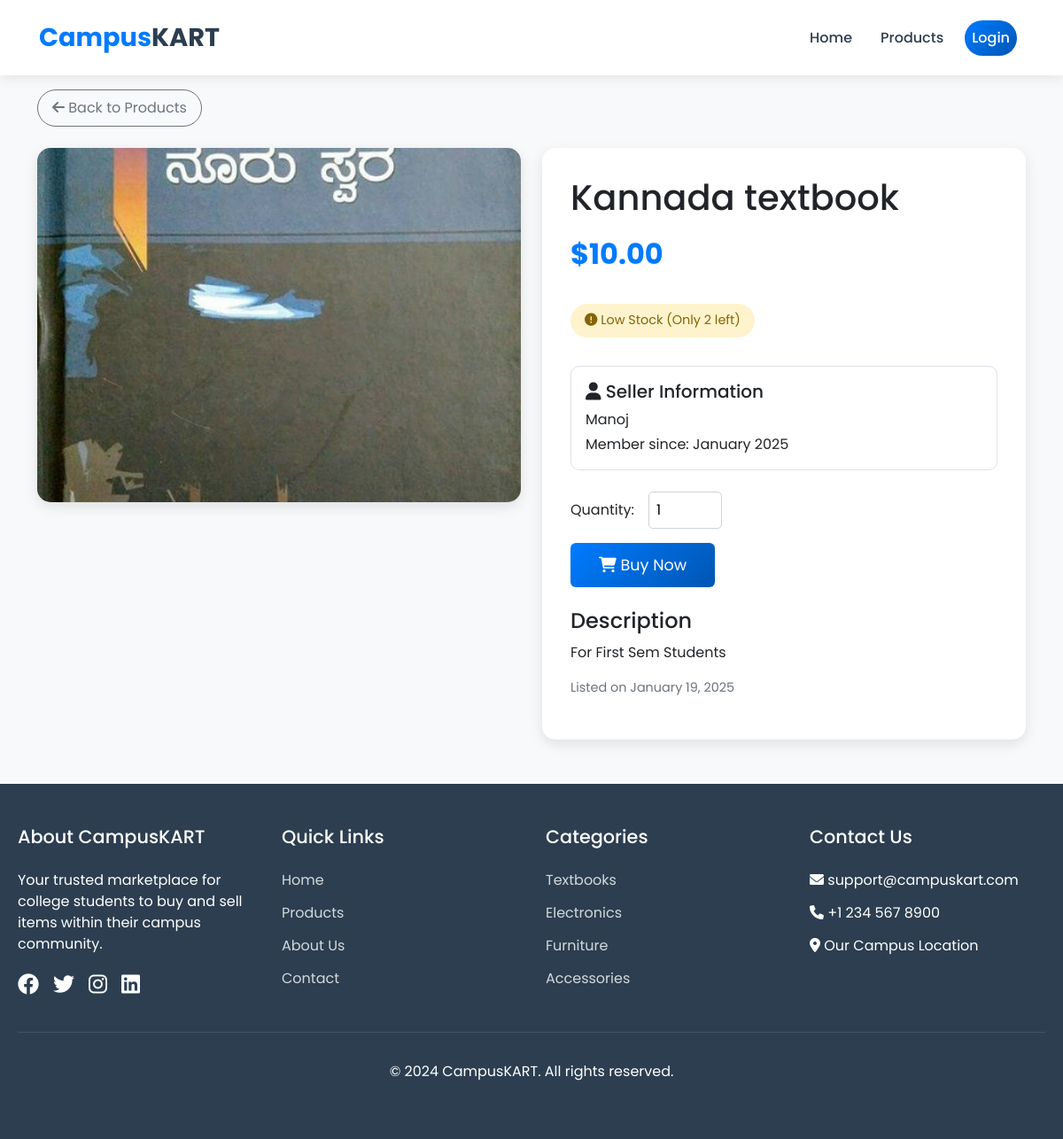
/accounts/product/3/, run on an earlier commit of the app's database.
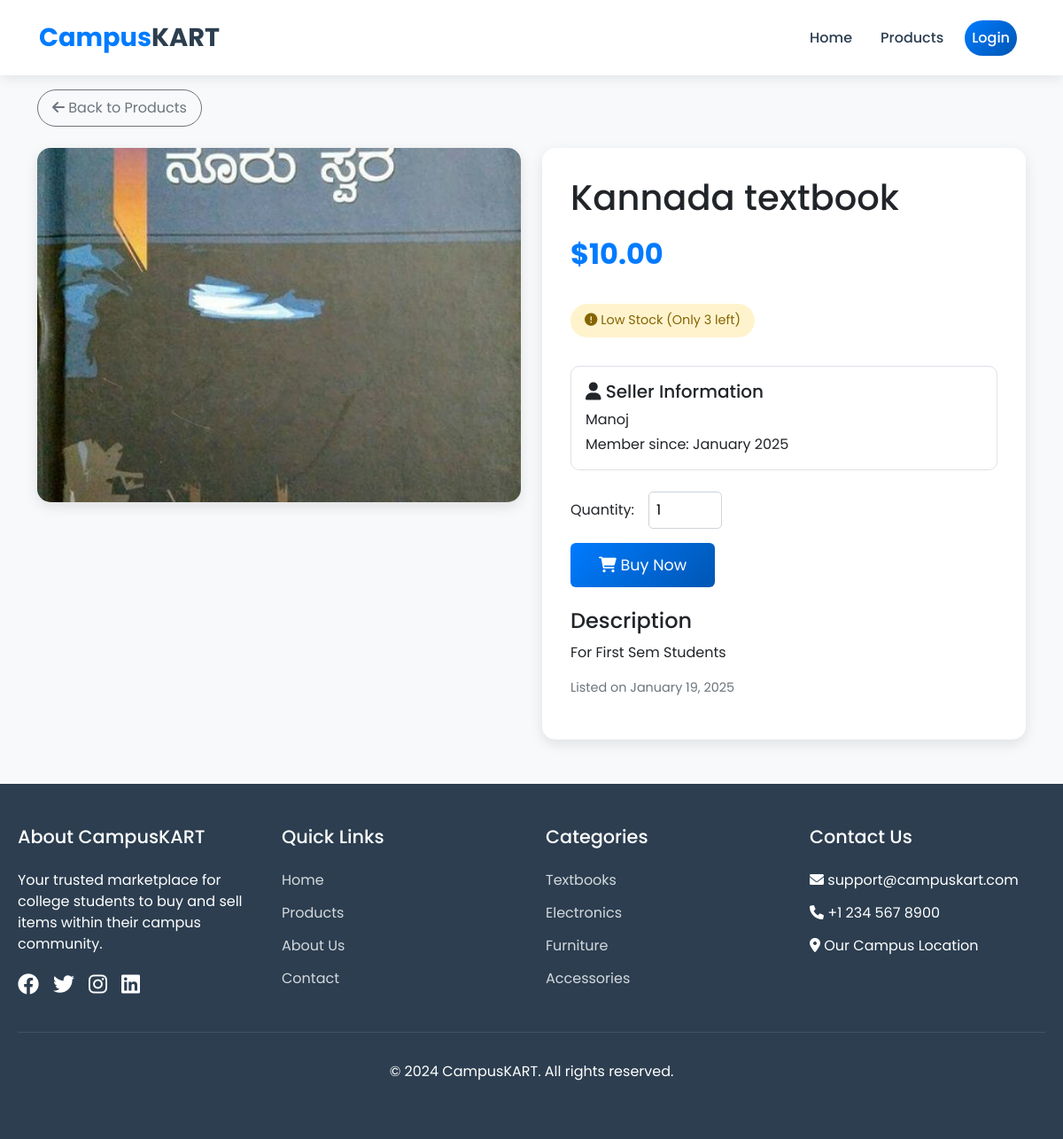
And on a later commit of the database.
### accounts/models.py (models this page shows, shortened)
class Product(models.Model):#inheritance
    seller = models.ForeignKey(settings.AUTH_USER_MODEL, on_delete=models.CASCADE)
    name = models.CharField(max_length=255)
    description = models.TextField()
    price = models.DecimalField(max_digits=10, decimal_places=2)
    stock = models.PositiveIntegerField()
    image = models.ImageField(upload_to='product_images/')
    created_at = models.DateTimeField(auto_now_add=True)
    is_sold = models.BooleanField(default=False)  # Add this field
    sold_date = models.DateTimeField(null=True, blank=True)  # Add this field too

class CustomUser(AbstractUser):
    college_email = models.EmailField(unique=True)

### accounts/views.py (the view)
# urls.py: path('product/<int:product_id>/', product_detail, name='product_detail'),
def product_detail(request, product_id):
    product = get_object_or_404(Product, id=product_id)
    return render(request, 'product_detail.html', {'product': product})

### templates/product_detail.html (shortened to what this page needs)
{% extends 'base.html' %}
{% load static %}
{% block content %}
<div class="product-detail">
    <div class="container">
        <div class="mb-4">
            <a href="{% url 'products_page' %}" class="btn btn-outline-secondary back-button">
                <i class="fas fa-arrow-left"></i> Back to Products
            </a>
        </div>
        <div class="row">
            <div class="col-md-6 mb-4">
                <img src="{{ product.image.url }}" alt="{{ product.name }}" class="product-image">
            </div>
            <div class="col-md-6">
                <div class="product-info">
                    <h1 class="mb-3">{{ product.name }}</h1>
                    <div class="price mb-3">${{ product.price }}</div>
                    {% if product.stock > 10 %}
                        <div class="stock-info in-stock">
                            <i class="fas fa-check-circle"></i> In Stock ({{ product.stock }} available)
                        </div>
                    {% elif product.stock > 0 %}
                        <div class="stock-info low-stock">
                            <i class="fas fa-exclamation-circle"></i> Low Stock (Only {{ product.stock }} left)
                        </div>
                    {% else %}
                        <div class="stock-info out-of-stock">
                            <i class="fas fa-times-circle"></i> Out of Stock
                        </div>
                    {% endif %}
                    <div class="seller-info">
                        <h5><i class="fas fa-user"></i> Seller Information</h5>
                        <p class="mb-1">{{ product.seller.username }}</p>
                        <p class="mb-0">Member since: {{ product.seller.date_joined|date:"F Y" }}</p>
                    </div>
                    {% if product.stock > 0 and request.user != product.seller %}
                        <form method="POST" action="{% url 'place_order' product.id %}" class="mt-4">
                            <div class="d-flex align-items-center mb-3">
                                <label for="quantity" class="me-3">Quantity:</label>
                                <input type="number"
                                       name="quantity"
                                       id="quantity"
                                       class="quantity-input"
                                       min="1"
                                       max="{{ product.stock }}"
                                       value="1"
                                       required>
                            </div>
                            <button type="submit" class="btn btn-primary buy-button">
                                <i class="fas fa-shopping-cart"></i> Buy Now
                            </button>
                        </form>
                    {% elif request.user == product.seller %}
                        <div class="alert alert-info mt-3">
                            <i class="fas fa-info-circle"></i> This is your product listing
                        </div>
                    {% endif %}
                    <div class="mt-4">
                        <h4>Description</h4>
                        <p class="description">{{ product.description }}</p>
                    </div>
                    <p class="created-date mt-3">
                        Listed on {{ product.created_at|date:"F j, Y" }}
                    </p>
                </div>
            </div>
        </div>
    </div>
</div>
{% endblock %}

What changed in the data, as far as the page shows it:
changed Product "Kannada textbook": stock "2" → "3"
